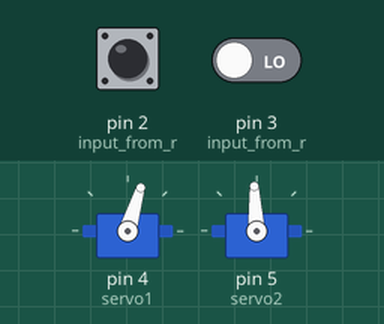
The sketch below on a simulated Arduino Uno, built with avr-gcc and run on an emulated ATmega328P. On the bench: 2 × servo. The test bench sets the inputs (shaded band); at power-on: pin 2 (input_from_r) LOW, pin 3 (input_from_r) LOW.

Above: at 1.2 s.
1.3 s: pin 2 (input_from_r) pulsed HIGH 2 times (0.12 s each, 0.3 s apart)
At 2.8 s:
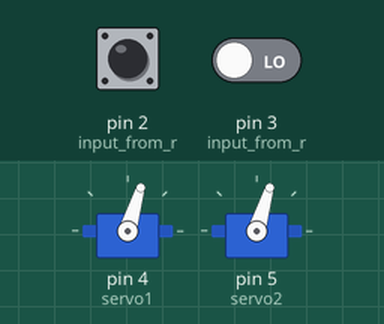
Timing chart, 0 to 4.3 s (numbered marks = the images above; inputs shaded):
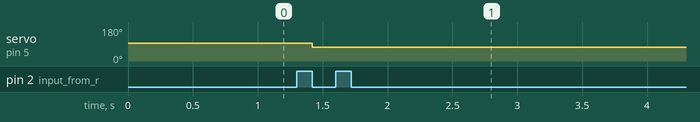

Measured:
- after the input at 1.3 s, servo on pin 5 (servo2): 93° → 73° after 0.12 s

The sketch:

001.ino
```cpp
#include <Servo.h>

Servo servo1;
Servo servo2;

unsigned long start1;
int pwm1;
unsigned long start2;
int pwm2;

int output1;
int output2;

void setup() {

    pinMode(2, INPUT);    // input from r/c rec
    pinMode(3, INPUT);    // input from r/c rec
    attachInterrupt(0, timeit1, CHANGE);     // pin 2
    attachInterrupt(1, timeit2, CHANGE);     // pin 3

    servo1.attach(4);
    servo2.attach(5);

}

void loop() {

    output1 = pwm1 + (pwm2-1500);
    output2 = pwm1 - (pwm2-1500);

    output1 = constrain(output1,1300,1700);
    output2 = constrain(output2,1300,1700);

    servo1.writeMicroseconds(output1);
    servo2.writeMicroseconds(output2);

}


// timer functions

void timeit1() {
    if (digitalRead(2) == HIGH) {
      start1 = micros();
    }
    else {
      pwm1 = micros() - start1;
    }
  }


void timeit2() {
    if (digitalRead(3) == HIGH) {
      start2 = micros();
    }
    else {
      pwm2 = micros() - start2;
    }
  }
```
